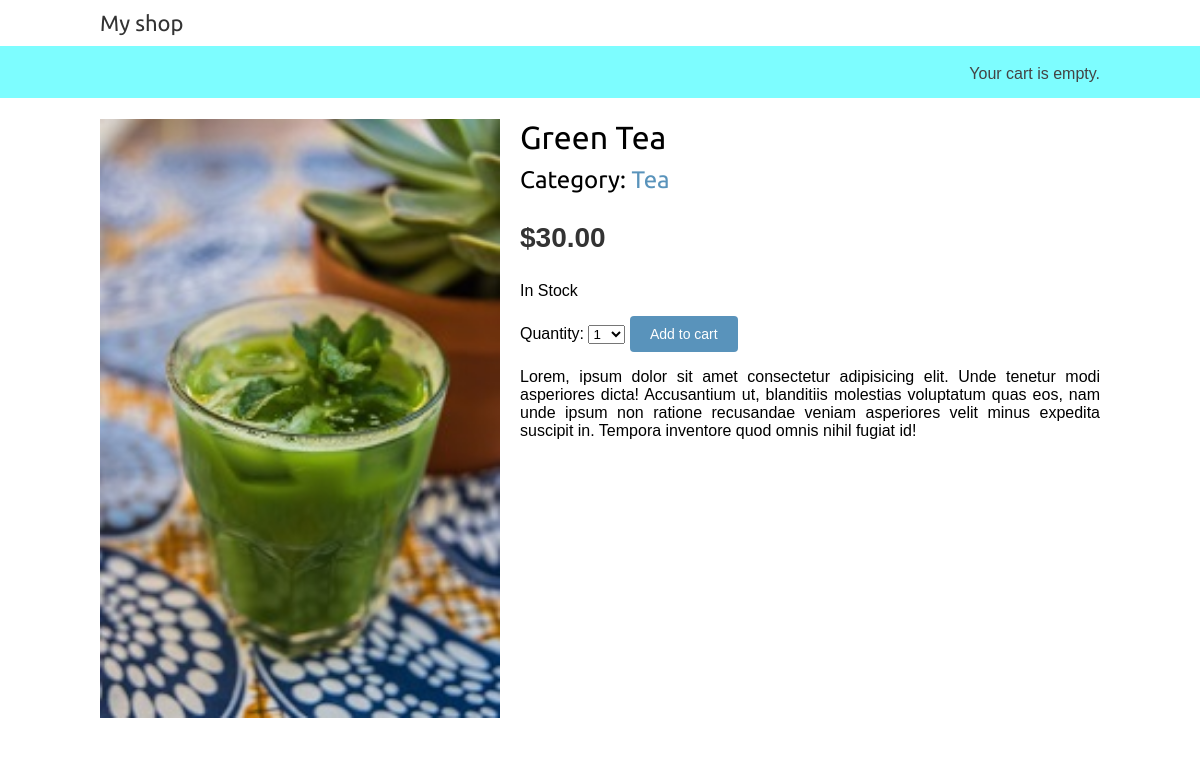
Page /1/green-tea/ on the earlier database version.
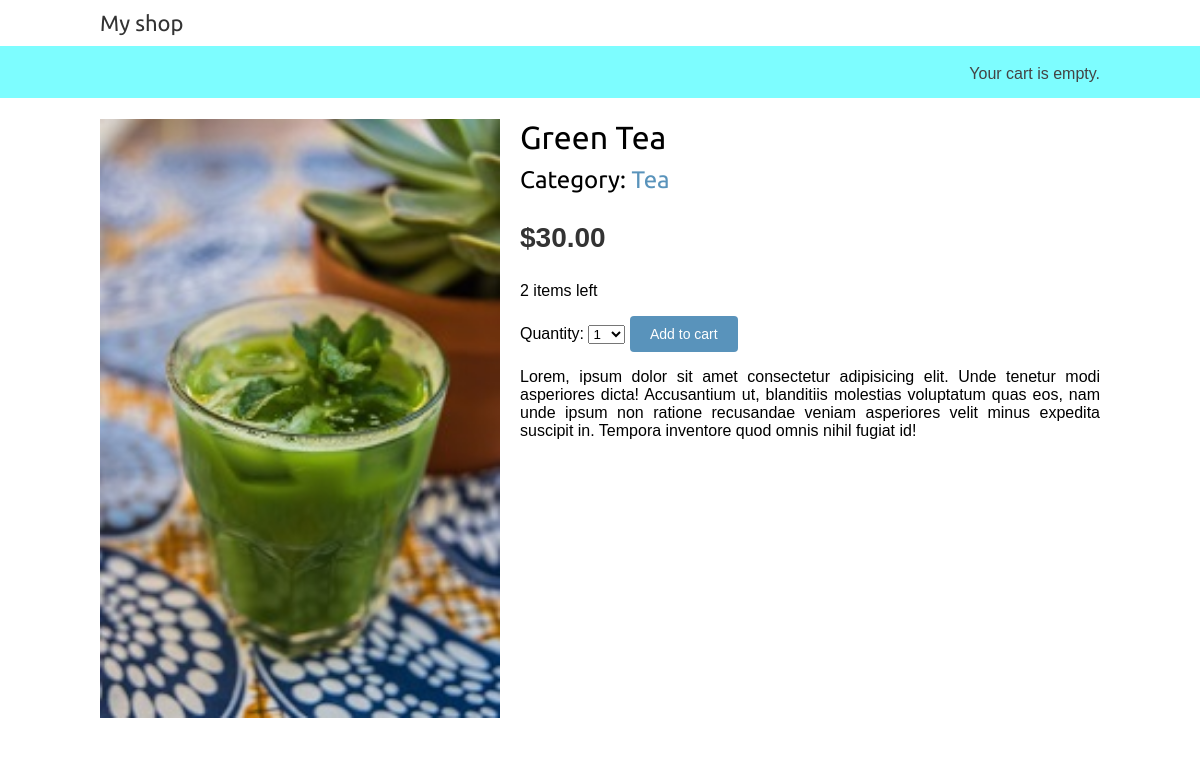
Same page on the later database version.
### shop/models.py (models this page shows, shortened)
class Product(models.Model):
    category= models.ForeignKey(Category,
                                related_name='products',
                                on_delete=models.CASCADE)
    name= models.CharField(max_length=200)
    slug= models.SlugField(max_length=200)
    image= models.ImageField(upload_to='products/%Y/%m/%d',
                             blank=True)
    description= models.TextField(blank=True)
    price= models.DecimalField(max_digits=10,
                               decimal_places=2)
    available= models.BooleanField(default=True)
    created= models.DateTimeField(auto_now_add=True)
    updated= models.DateTimeField(auto_now=True)
    stock_quantity= models.PositiveIntegerField()
    class Meta:
        ordering= ['name']
        indexes= [
            models.Index(fields=['id', 'slug']),
            models.Index(fields=['name']),
            models.Index(fields=['-created'])
        ]

class Category(models.Model):
    name= models.CharField(max_length=200)
    slug= models.SlugField(max_length=200, unique=True)
    class Meta:
        ordering= ['name']
        indexes= [
            models.Index(fields=['name']),
        ]
        verbose_name= 'category'
        verbose_name_plural= 'categories'
    def __str__(self) -> str:
        return self.name
    def get_absolute_url(self):
        return reverse('shop:product_list_by_category',
                       args=[self.slug])

### shop/views.py (the view)
# urls.py: path('<int:id>/<slug:slug>/', views.product_detail,name='product_detail')
def product_detail(request, id, slug):
    product= get_object_or_404(Product,
                               id=id,
                               slug=slug,
                               available=True)
    cart_product_form= CartAddProductForm()
    return render(request,
                  'shop/product/detail.html',
                  {'product': product,
                   'cart_product_form': cart_product_form},)

### cart/forms.py
class CartAddProductForm(forms.Form):
    quantity= forms.TypedChoiceField(
        choices= PRODUCT_QUANTITY_CHOICES,
        coerce=int
    )
    override= forms.BooleanField(required=False,
                                 initial=False,
                                 widget=forms.HiddenInput)

### cart/cart.py (called while the page is built)
    def __len__(self):
        return sum(item['quantity'] for item in self.cart.values())

### cart/context_processors.py (called while the page is built)
def cart(request):
    return {'cart': Cart(request)}

### shop/templates/shop/product/detail.html (shortened to what this page needs)
{% extends "shop/base.html" %}
{% load static %}
{% block content %}
    <div class="product-detail">
        <img src="{% if product.image %}{{ product.image.url }}{% else %} {% static 'img/no_image_1.jpg' %}{% endif %}">
        <h1>{{ product.name }}</h1>
        <h2>Category:
            <a href="{{ product.category.get_absolute_url }}">
                {{ product.category }}
            </a>
        </h2>
        <p class="price">${{ product.price }}</p>
        <p class="in_stock">
            {% if product.stock_quantity >= 10 %}
                <p>In Stock</p>
            {% elif 5 < product.stock_quantity > 10 %}
                <p>Few Stock remaining</p>
            {% else %}
                <p>{{ product.stock_quantity }} items left</p>
            {% endif %}
            </p>
        <form action="{% url 'cart:cart_add' product.id %}" method="post">
            {{ cart_product_form }}
            <input type="submit", value="Add to cart">
        </form>
        {{ product.description|linebreaks }}
    </div>
{% endblock %}

### shop/templates/shop/base.html (shortened to what this page needs)
{% load static %}
<!DOCTYPE html>
  <html>
    <head>
      <link href="{% static 'css/style.css' %}" rel="stylesheet">
    </head>
    <body>
      <div id="header">
        <a href="/" class="logo">My shop</a>
      </div>
      <div id="subheader">
        <div class="cart">
          {% with total_items=cart|length %}
              {% if total_items > 0 %}
                Your cart:
                <a href="{% url 'cart:cart_detail' %}">
                {{ total_items }} item{{ total_items|pluralize }},
                ${{ cart.get_total_price }}
                </a>
              {% else %}
                Your cart is empty.
              {% endif %}
              {% endwith %}
        </div>
      </div>
      <div id="content">
        {% block content %}
        {% endblock %}
      </div>
    </body>
</html>

### shop/static/css/style.css (style rules this page uses)
body { margin:0; padding:0; font-family:helvetica, sans-serif; }
h1, h2, h3, h4, h5 , h6 { font-family: 'Ubuntu', sans-serif; font-weight:normal; }
a { text-decoration:none; color:#5993bb; }
a.button, input[type="submit"] { color:#fff; background:#5993bb; border-radius:4px; padding:10px 20px; font-size:14px; border:0; }
#header { padding:10px 100px; font-size:18px; overflow:auto; }
#subheader { background:#ececec; color:#444; padding:15px 100px; overflow:auto; background-color: #7DFDFF; }
#header .logo { font-family: 'Ubuntu', sans-serif; float:left; color:#333; font-size:22px; margin-right:10%; }
#subheader .cart { float:right; padding-top:4px; }
#content { padding:0 100px; overflow:hidden; }
.product-detail { text-align:justify; }
.product-detail .price { color:#333; font-size:28px; font-weight:bold; }
.product-detail img { width:40%; float:left; padding:0 20px 20px 0; }
.product-detail h1 { margin-bottom:0; }
.product-detail h2 { margin-top:10px; }
.in_stock { font-weight: lighter; font-size: 12px; }

Differences in the rows shown:
changed Product "Green Tea": stock_quantity (not shown) → "2"
Other differences:
text no longer shown: "In Stock"
text now shown: "items left"
